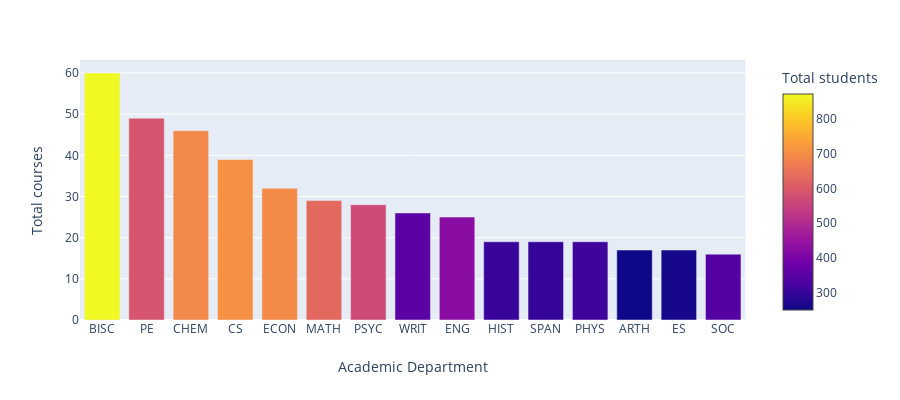

Notebook cell for this chart:
### Markdown cell above
## Total Courses vs. Top 15 Academic Departments

### Code cell
fig = px.bar(dfbar, x='dept', y='nr_courses',hover_data=['dept', 'nr_courses','nr_students'], color='nr_students',
             labels={'dept':'Academic Department','nr_courses':'Total courses','nr_students':'Total students'}, height=400)
fig.show()

### Figure 1 — Plotly figure (JSON) as saved in the notebook; plotly's stock layout.template omitted (floating-point values rounded to 4 significant figures)
{"data": [{"alignmentgroup": "True", "customdata": [["BISC", 60, 871], ["PE", 49, 588], ["CHEM", 46, 691], ["CS", 39, 707], ["ECON", 32, 695], ["MATH", 29, 631], ["PSYC", 28, 570], ["WRIT", 26, 351], ["ENG", 25, 426], ["HIST", 19, 303], ["SPAN", 19, 298], ["PHYS", 19, 310], ["ARTH", 17, 251], ["ES", 17, 263], ["SOC", 16, 344]], "hoverlabel": {"namelength": 0}, "hovertemplate": "Academic Department=%{customdata[0]}<br>Total courses=%{customdata[1]}<br>Total students=%{marker.color}", "legendgroup": "", "marker": {"color": [871, 588, 691, 707, 695, 631, 570, 351, 426, 303, 298, 310, 251, 263, 344], "coloraxis": "coloraxis"}, "name": "", "offsetgroup": "", "orientation": "v", "showlegend": false, "textposition": "auto", "type": "bar", "x": ["BISC", "PE", "CHEM", "CS", "ECON", "MATH", "PSYC", "WRIT", "ENG", "HIST", "SPAN", "PHYS", "ARTH", "ES", "SOC"], "xaxis": "x", "y": [60, 49, 46, 39, 32, 29, 28, 26, 25, 19, 19, 19, 17, 17, 16], "yaxis": "y"}], "layout": {"barmode": "relative", "coloraxis": {"colorbar": {"title": {"text": "Total students"}}, "colorscale": [[0, "#0d0887"], [0.1111, "#46039f"], [0.2222, "#7201a8"], [0.3333, "#9c179e"], [0.4444, "#bd3786"], [0.5556, "#d8576b"], [0.6667, "#ed7953"], [0.7778, "#fb9f3a"], [0.8889, "#fdca26"], [1, "#f0f921"]]}, "height": 400, "legend": {"tracegroupgap": 0}, "margin": {"t": 60}, "xaxis": {"anchor": "y", "domain": [0, 0.98], "title": {"text": "Academic Department"}}, "yaxis": {"anchor": "x", "domain": [0, 1], "title": {"text": "Total courses"}}}}
